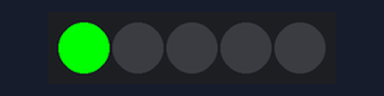
A sketch run on a simulated Arduino Uno, built with avr-gcc and run on an emulated ATmega328P. Parts: 5 RGB LEDs in strip order, left to right.

Above: at 0.1 s.
At 1.1 s:
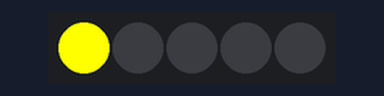
At 2.1 s:
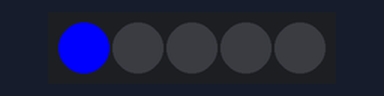
At 3.1 s:
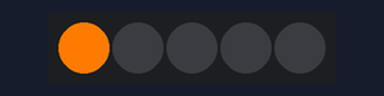
Timing chart, 0 to 40.0 s (numbered marks = the images above):
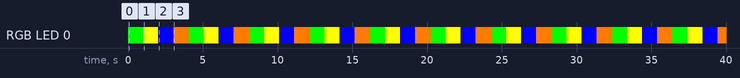

The sketch:

test_led.ino
```cpp
#include <ChainableLED.h>

  ChainableLED led(6, 7, 5);
short int step = 0;   // a variable to keep track of what step you're on.

unsigned long previousMillis = 0;
//unsigned long interval = 1000;  // set to length of first interval.

void setup()
{
Serial.begin(9600);
//Blink_2_test(1000, 255, 0, 0, 255, 255, 255); // erreur SD

}

void loop()
{
//Blink_2_test(1000, 255, 0, 0, 0, 255, 0); // erreur capteur

  led.setColorRGB(0, 0, 255, 0); // vert
  delay(1000);
  led.setColorRGB(0, 255, 255, 0); // jaune
  delay(1000);
  led.setColorRGB(0, 0, 0, 255); // bleu
  delay(1000);
  led.setColorRGB(0, 255, 123, 0); // orange
  delay(1000);
}
/*
void Blink_2_test(unsigned long interval, short int a1, short int b1, short int c1, short int a2, short int b2, short int c2){
  unsigned long currentMillis = millis();
  Serial.print("test");
  if(currentMillis - previousMillis >= interval and step == 0){
    previousMillis = currentMillis;
    led.setColorRGB(0, a1, b1, c1);
    step = 1;
  }
  if(currentMillis - previousMillis >= interval and step == 1){
    previousMillis = currentMillis;
    led.setColorRGB(0, a2, b2, c2);
    step = 2;
  }

    if(currentMillis - previousMillis >= interval and step == 2){
    previousMillis = currentMillis;
    led.setColorRGB(0, a2, b2, c2);
    step = 0;
  }

}
https://support.microsoft.com/fr-fr/office/rgb-fonction-aa04db19-fb8a-4f58-9ad6-71a1f5a43e94
  led.setColorRGB(0, 0, 255, 0); // vert
  delay(1000);
    led.setColorRGB(0, 255, 255, 0); // jaune
  delay(1000);*/
```

Measured:
- by itself, RGB LED 0: repeats every 4.0 s: RGB(255, 255, 0) 1.0 s, RGB(0, 0, 255) 1.0 s, RGB(255, 123, 0) 1.0 s, RGB(0, 255, 0) 1.0 s
- by itself, everything shown: repeats every 4.0 s, in 4 steps
- what the display in image 1 shows lasts 1.0 s, from 1.0 s to 2.0 s
